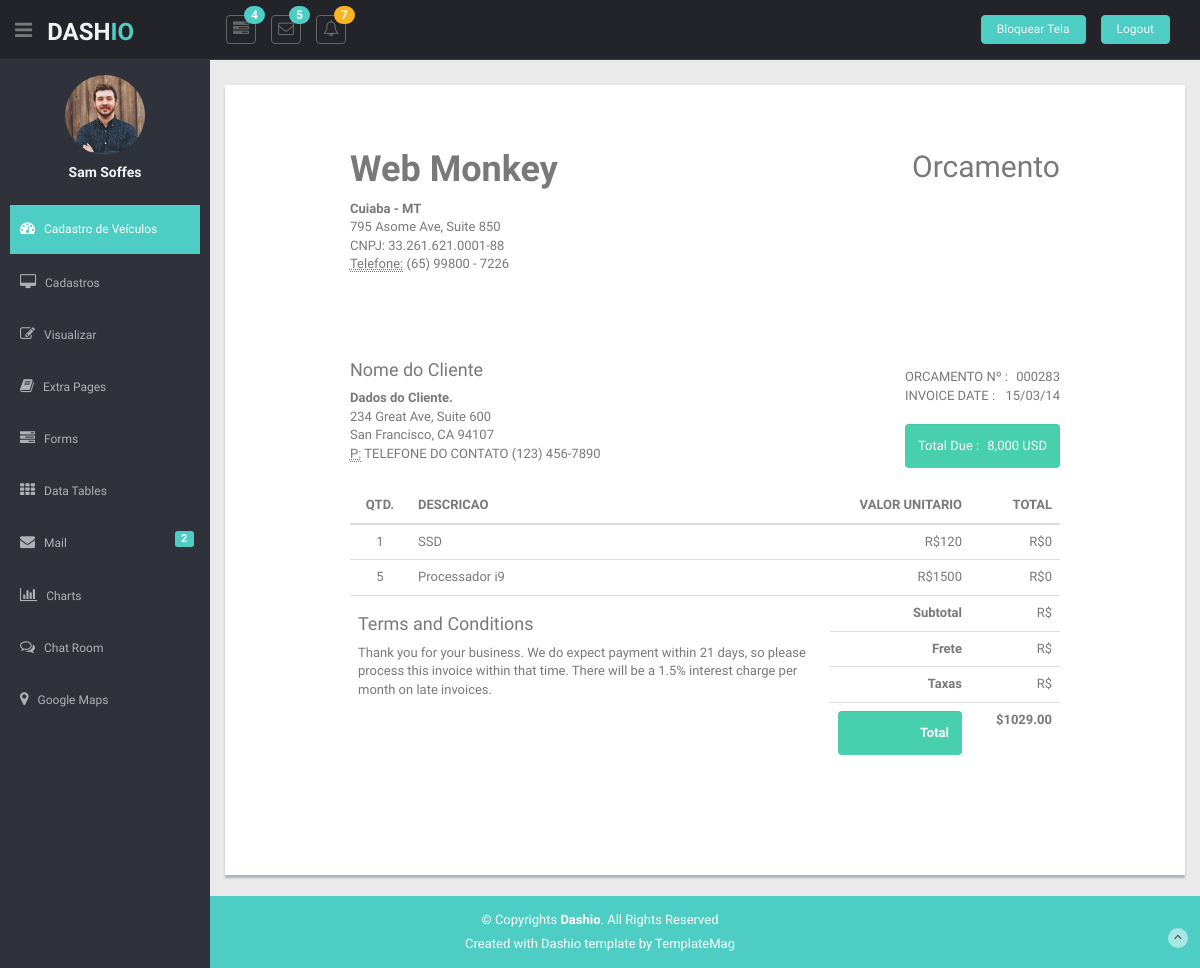
The page /orcamentos/ (signed in) on the database as committed earlier.
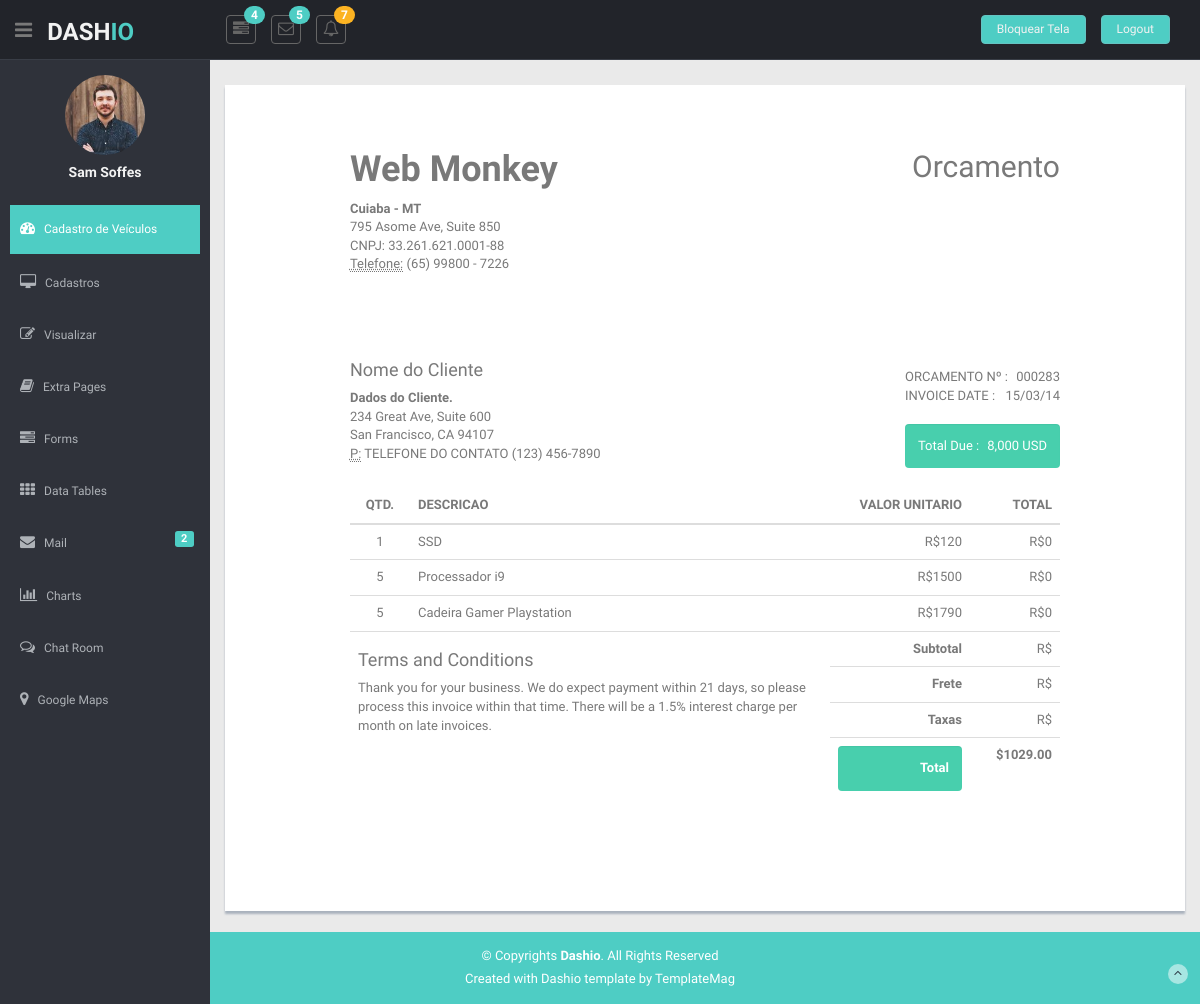
The same page on the database as committed later.
### app/models.py (models this page shows)
class Orcamentos(models.Model):
    quantidade      =   models.IntegerField()
    descricao       =   models.CharField(max_length=250)
    precoUnitario   =   models.IntegerField()
    subTotal        =   models.IntegerField()
    total           =   models.IntegerField()
    frete           =   models.IntegerField()
    taxas           =   models.IntegerField()
    validade_orcamento  = models.CharField(max_length=12)
    data_orcamento = models.CharField(max_length=12)
    nome_cliente = models.CharField(max_length=250)
    telefone_cliente = models.CharField(max_length=12)

### app/views.py (the view)
# urls.py: path('orcamentos/', orcamentos, name='orcamentos'),
@login_required
def orcamentos(request):
    data     = {}
    search   = request.GET.get('search')
    if search:
        data['db'] = Orcamentos.objects.filter(nome__icontains=search)
    else:
        data['db'] = Orcamentos.objects.all()
    return render(request, 'orcamentos.html', data)

### app/templates/orcamentos.html (shortened to what the changed rows need)
{% extends 'base.html' %}
{% block content %}
    <section id="main-content">
      <section class="wrapper">
        <div class="col-lg-12 mt">
          <div class="row content-panel">
            <div class="col-lg-10 col-lg-offset-1">
              <div class="invoice-body">
                <div class="pull-left">
                  <h1>Web Monkey</h1>
                </div>
                <div class="pull-right">
                  <h2>Orcamento</h2>
                </div>
                <br>
                <br>
                <br>
                <table class="table">
                  <thead>
                    <tr>
                      <th style="width:60px" class="text-center">QTD.</th>
                      <th class="text-left">DESCRICAO</th>
                      <th style="width:140px" class="text-right">VALOR UNITARIO</th>
                      <th style="width:90px" class="text-right">TOTAL</th>
                    </tr>
                  </thead>
                  <tbody>
                              {% for dbs in db %}
                    <tr>
                      <td class="text-center">{{dbs.quantidade}}</td>
                      <td>{{dbs.descricao}}</td>
                      <td class="text-right">R${{dbs.precoUnitario}}</td>
                      <td class="text-right">R${{dbs.total}}</td>
                    </tr>
                              {% endfor %}
                  </tbody>
                </table>
                <br>
                <br>
              </div>
      </section>
    </section>
    {% load static %}
 {% endblock %}

Rows that differ between the two databases and show on the page:
added Orcamentos: quantidade "5", descricao "Cadeira Gamer Playstation", precoUnitario "1790", total "0"
